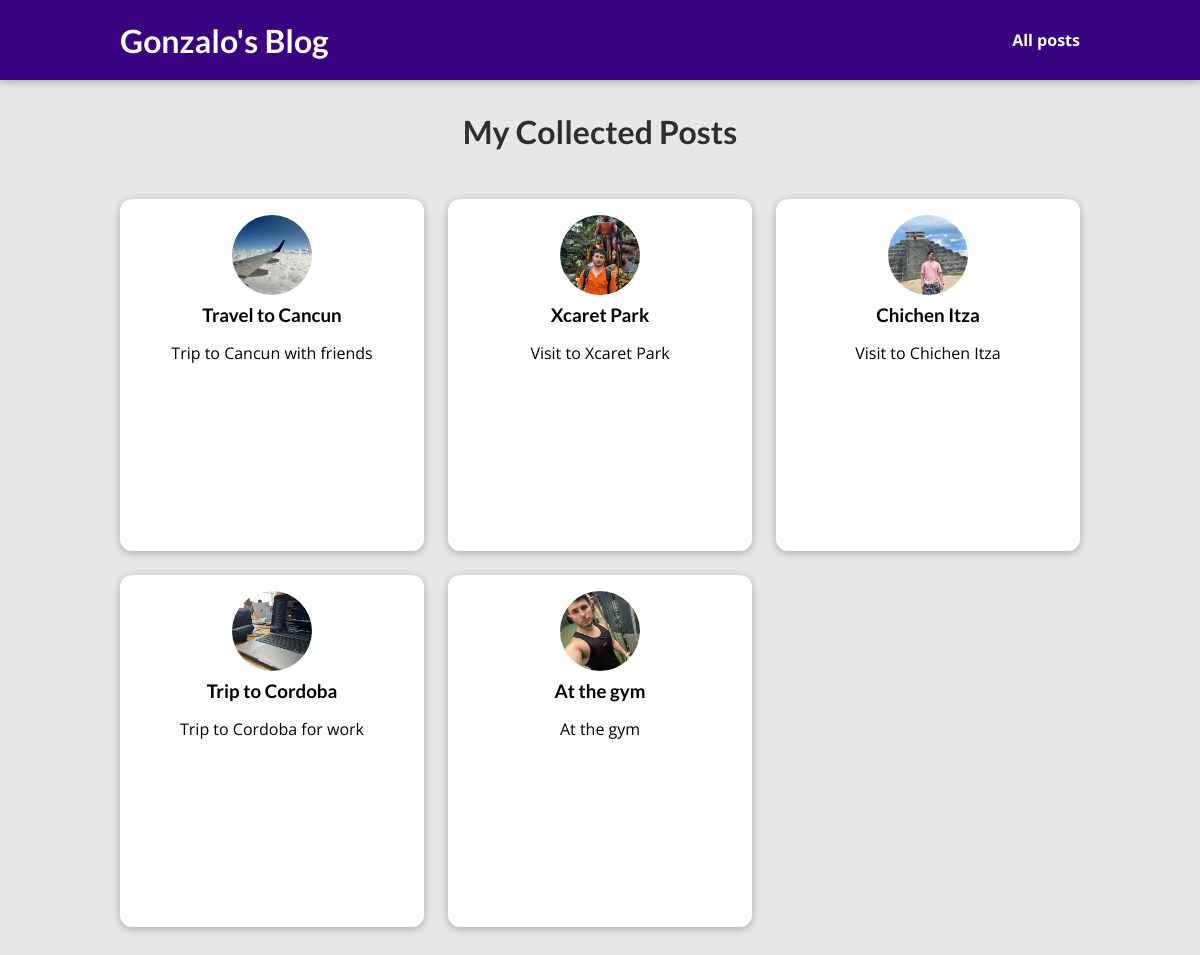
The page /posts on the database its author committed.
### blog/models.py (models this page shows, shortened)
class Post(models.Model):
    title = models.CharField(max_length=200)
    excerpt = models.CharField(max_length=200)
    image_name = models.CharField(max_length=200)
    date = models.DateField(auto_now=True)
    slug = models.SlugField(max_length=200, unique=True)
    content = models.TextField(validators=[MinLengthValidator(10)])
    author = models.ForeignKey(
        Author, null=True, on_delete=models.SET_NULL, related_name='posts')
    tags = models.ManyToManyField(Tag)

### blog/views.py (the view)
# urls.py: path('posts', views.posts, name='posts'),
def posts(request):
    all_posts = Post.objects.all()
    return render(request, 'blog/all-posts.html', {'posts': all_posts})

### blog/templates/blog/all-posts.html (shortened to what this page needs)
{% extends "base.html" %}
{% load static %}
{% block css_files %}
    <link rel="stylesheet" href="{% static 'blog/all-posts.css' %}">
    <link rel="stylesheet" href="{% static 'blog/post.css' %}">
{% endblock css_files %}
{% block content %}
    <section id="all-posts">
        <h2>My Collected Posts</h2>
        <ul>
            {% for post in posts %}
                {% include "blog/includes/post.html" %}
            {% endfor %}
        </ul>
    </section>
{% endblock content %}

### templates/base.html (shortened to what this page needs)
{% load static %}
<!DOCTYPE html>
<html lang="en">
<head>
    <link rel="stylesheet" href="{% static 'app.css' %}">
    {% block css_files %}{% endblock %}
</head>
<body>
    <header id='main-navigation'>
        <h1><a href="{% url 'index' %}">Gonzalo's Blog</a></h1>
        <nav>
            <a href="{% url 'posts' %}">All posts</a>
        </nav>
    </header>
    {% block content %}
    {% endblock %}
</body>
</html>

### blog/templates/blog/includes/post.html
{% load static %}
<li>
    <article class="post">
        <a href="{% url 'post_detail' post.slug %}">
            <img src="{% static 'blog/images/'|add:post.image_name %}" alt="{{ post.title }}">
            <div class="post__content">
                <h3>{{ post.title }}</h3>
                <p>{{ post.excerpt }}</p>
            </div>
        </a>
    </article>
</li>

### static/app.css (style rules this page uses)
* { box-sizing: border-box; }
html { font-family: 'Open Sans', 'Lato', sans-serif; }
body { margin: 0; }
h1, h2, h3 { font-family: 'Lato', sans-serif; font-weight: bold; }
#main-navigation { width: 100%; height: 5rem; display: flex; justify-content: space-between; align-items: center; padding: 0 10%; position: absolute; top: 0; left: 0; }
#main-navigation a { text-decoration: none; color: white; font-weight: bold; }

### blog/static/blog/all-posts.css (style rules this page uses)
body { background-color: #e7e7e7; }
#main-navigation { background-color: #390281; box-shadow: 0 2px 8px rgba(0, 0, 0, 0.25); }
#all-posts { margin: 7rem auto; width: 90%; max-width: 60rem; }
#all-posts h2 { text-align: center; font-size: 2rem; color: #2e2e2e; margin: 3rem 0; }
ul { list-style: none; margin: 0; padding: 0; display: grid; grid-template-columns: repeat(auto-fill, minmax(17rem, 1fr)); gap: 1.5rem; }
.post img { width: 7rem; height: 7rem; }
.post a { height: 22rem; transform-origin: center; box-shadow: 0 2px 8px rgba(0, 0, 0, 0.25); border-radius: 12px; background-color: white; width: 100%; }

### blog/static/blog/post.css (style rules this page uses)
.post { display: flex; flex-direction: column; align-items: center; text-align: center; }
.post a { width: 100%; text-decoration: none; color: black; transition: all 0.2s ease; padding: 1rem; }
.post img { width: 5rem; height: 5rem; object-fit: cover; border-radius: 50%; }
.post h3 { margin: 0.25rem 0; }

### rows shown on the page
Post: image_name (picture), title "Travel to Cancun", excerpt "Trip to Cancun with friends"
Post: image_name (picture), title "Xcaret Park", excerpt "Visit to Xcaret Park"
Post: image_name (picture), title "Chichen Itza", excerpt "Visit to Chichen Itza"
Post: image_name (picture), title "Trip to Cordoba", excerpt "Trip to Cordoba for work"
Post: image_name (picture), title "At the gym", excerpt "At the gym"
